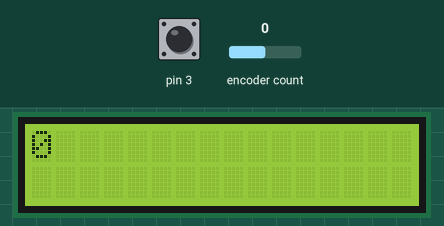
Simulated run of this sketch. Board: Arduino Uno, built with avr-gcc and run on an emulated ATmega328P. On the bench: 16×2 character LCD. Inputs (shaded band) come from the test bench; at power-on: encoder count 0, pin 3 HIGH.

Above: at 1.2 s.
1.3 s: encoder count set to 1
At 2.5 s:
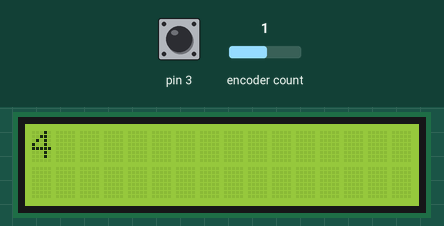
2.9 s: encoder count set to 2
At 4.0 s:
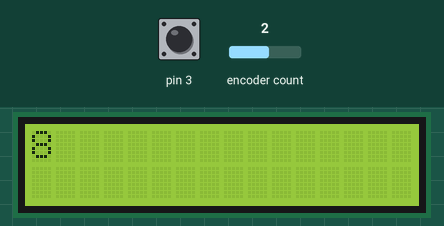
5.9 s: encoder count set to 3
At 6.8 s:
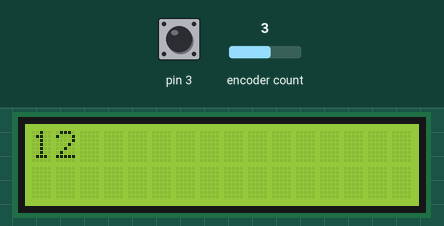
Timing chart, 0 to 8.9 s (numbered marks = the images above; inputs shaded):
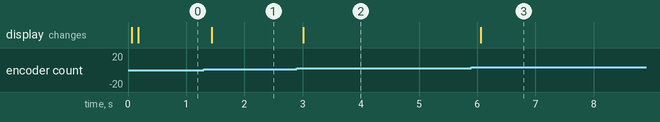

The sketch:

prueba_encoder.ino
```cpp
#include <LiquidCrystal_I2C.h>
#include <Encoder.h>

Encoder encoder(0,1);
LiquidCrystal_I2C lcd(0x27,16,2);
String posicion = "";

void setup() {
  lcd.init();
  lcd.clear();
  lcd.backlight();
  Serial.begin(9600);
  pinMode(0, INPUT);
  pinMode(1, INPUT);
  pinMode(3, INPUT_PULLUP);

}

void loop() {
  lcd.clear();                        //Limpia el LCD de todo lo que tenga escrito
  lcd.setCursor(0,0);                 //Pone el cursor en el primer casillero de la primer fila
  lcd.print(posicion);                   //Escribe el error donde debería estar el cursor

  posicion = String(encoder.read());
  if(digitalRead(3)== 0){
    posicion = "0";
    }
  delay(100);
}
```

Measured:
- after the input at 1.3 s, the display: changes after 0.14 s (image 1)
- after the input at 2.9 s, the display: changes after 0.11 s (image 2)
- after the input at 5.9 s, the display: changes after 0.16 s (image 3)
